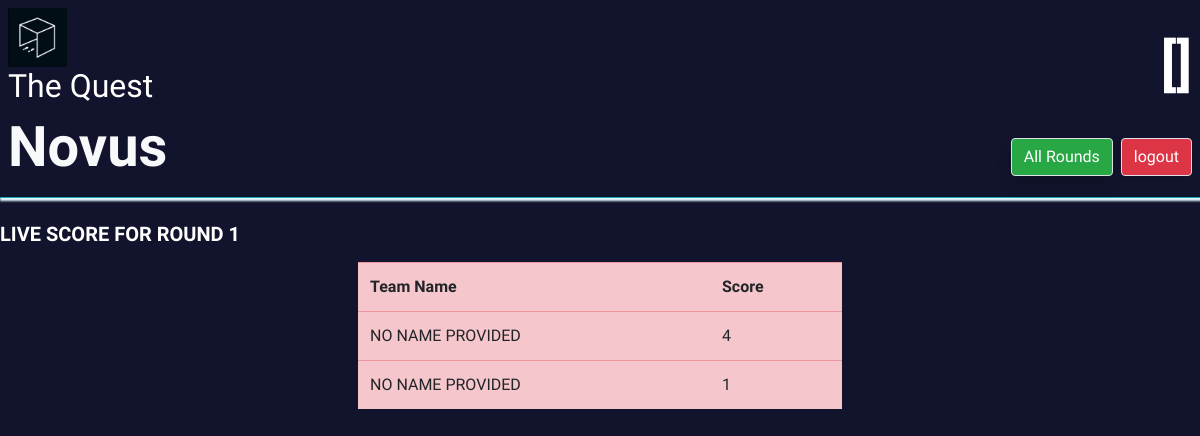
Page /livescore/1 on the earlier database version.
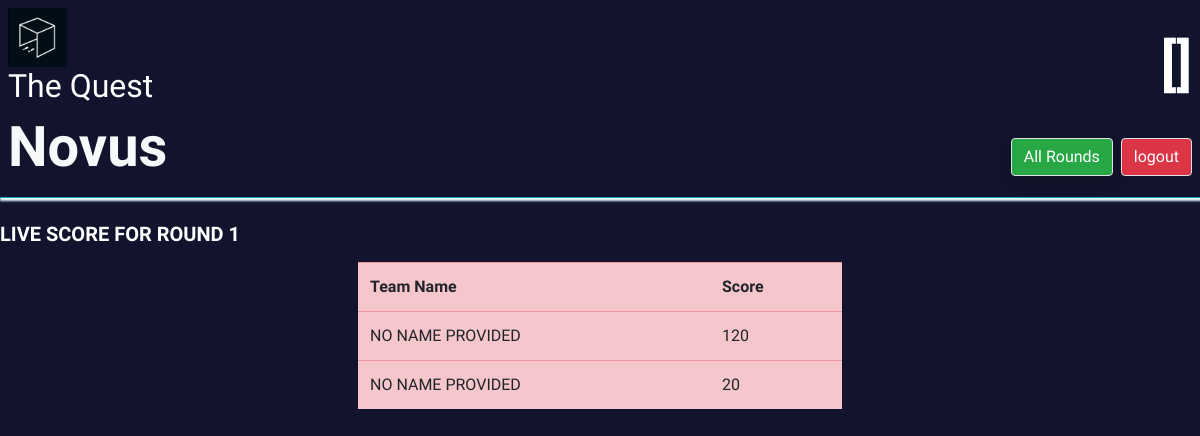
Same page on the later database version.
### quiz/models.py (models this page shows, shortened)
class Round(models.Model):
    round = models.IntegerField(default=0)
    eligible_teams = models.ManyToManyField(Team, blank=True)
    is_live = models.BooleanField(default=False)
    is_completed = models.BooleanField(default=False)
    name = models.CharField(max_length=100)
    poster = models.ImageField(upload_to='images/', blank=True)
    def get_scores(self):
        return self.score_set.all().order_by("-score", "pk")

### score/models.py (models this page shows, shortened)
class Score(models.Model):
    score = models.IntegerField(default=0)
    round = models.ForeignKey(Round, on_delete=models.CASCADE)
    team = models.ForeignKey(Team, on_delete=models.CASCADE)
    rank = models.IntegerField(default=0)
    updated = models.DateTimeField(auto_now=True)

### team/models.py (models this page shows, shortened)
class Team(models.Model):
    participants = models.ManyToManyField(User)
    team_name = models.CharField(max_length=100)
    name = models.CharField(max_length=32, unique=True)
    password = models.CharField(max_length=20)
    category = models.ForeignKey(Category, on_delete=models.SET_NULL, null=True, blank=True)

### quizportal/views.py (the view)
# urls.py: path('livescore/<int:round_pk>', views.live_score, name='livescore'),
def live_score(request, round_pk):
    if round_pk:
        try:
            round = Round.objects.get(pk=round_pk)
        except Round.DoesNotExist:
            round = None
        if round is not None:
            scores_q = round.get_scores()
            return render(request, 'live_score.html', {'scores':scores_q, 'round':round})

### templates/live_score.html (shortened to what this page needs)
{% extends 'base.html' %}
{% block content %}
    <h1 class="font-weight-bold lead">LIVE SCORE FOR ROUND {{ round.round }}</h1>
    <div class="table_box p-2 table-responsive m-auto" style="max-width: 500px">
        <table id="table" class="table table-danger">
            <tr>
                <th>Team Name</th>
                <th>Score</th>
                {% for s in scores %}
                    <tr>
                        <td>{{ s.team.team_name }}</td>
                        <td>{{ s.score }}</td>
                    </tr>
                {% endfor %}
            </tr>
        </table>
    </div>
{% endblock content %}

### templates/base.html (shortened to what this page needs)
{% load static %}
<!DOCTYPE html>
<html lang="en">
<head>
    {% block stylesheet %}
        <link rel="stylesheet" href="{% static 'css/bootstrap.css' %}">
        <link rel="stylesheet" href="{% static 'css/style.css' %}">
        <link rel="stylesheet" href="{% static 'css/bootstrap-grid.css' %}">
        <link rel="stylesheet" href="{% static 'css/bootstrap-reboot.css' %}">
    {% endblock stylesheet %}
</head>
<body class="text-white" style="background-color: #12142d">
{% block header %}
    <header class="p-2 border-bottom border-info  mb-4" style="background-color: #12142d;box-shadow: 2px 1px 2px 2px #e4f8ff">
        <a class="font-weight-bold float-right mt-4 display-4 text-white" href="{% url 'rounds' %}">{{ team.team_name }} [{{ team.name }}] </a>
        <img style="width:5%;" src="{% static 'novus.jpeg' %}">
        <h2>The Quest</h2>
        <a class="btn btn-danger border ml-2 mt-4 float-right shadow-sm ml-2" href="{% url 'team_logout' %}">logout</a>
        <a class="btn btn-success border mt-4 float-right shadow ml-2" href="{% url 'rounds' %}">All Rounds</a>
        <h3 class="text-light font-weight-bold display-4">Novus</h3>
    </header>
{% endblock header %}
{% block content %}
{% endblock content %}
</body>
</html>

### quizportal/static/css/style.css (style rules this page uses)
body { background-color:#363868; }

### templates/base.html (style rules this page uses)
* { font-family: "Lexend Deca"; }

Differences in the rows shown:
removed Score: team.team_name "NO NAME PROVIDED", score "4"
removed Score: team.team_name "NO NAME PROVIDED", score "1"
added Score: team.team_name "NO NAME PROVIDED", score "120"
added Score: team.team_name "NO NAME PROVIDED", score "20"
